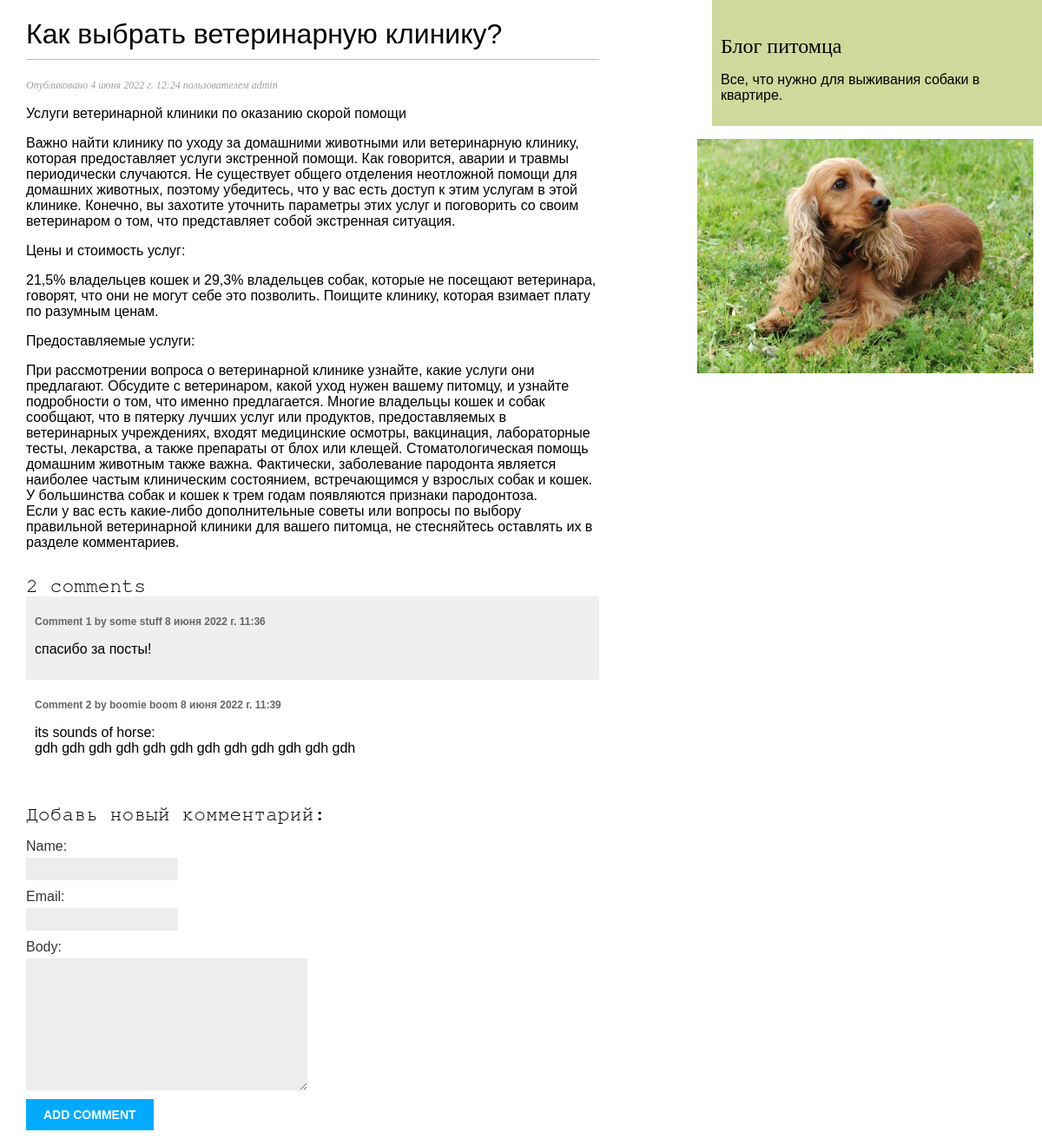
The app's page /blog/2/ with its own data.
### blog/models.py (models this page shows, shortened)
class Post(models.Model):
    class Status(models.TextChoices):
        DRAFT = 'DF', 'Draft'
        PUBLISHED = 'PB', 'Published'
    title = models.CharField(max_length=250)
    slug = models.SlugField(max_length=250)
    author = models.ForeignKey(User, on_delete=models.CASCADE, related_name='blog_posts')
    body = models.TextField()
    publish = models.DateTimeField(default=timezone.now)
    created = models.DateTimeField(auto_now_add=True)
    updated = models.DateTimeField(auto_now=True)
    status = models.CharField(max_length=2,choices=Status.choices,default=Status.DRAFT)
    objects = models.Manager() # The default manager.
    published = PublishedManager() # Our custom manager.
    class Meta:
        ordering = ['-publish']
        indexes = [
            models.Index(fields=['-publish']),
        ]

class Comment(models.Model):
    post = models.ForeignKey(Post, on_delete=models.CASCADE, related_name='comments')
    name = models.CharField(max_length=80)
    email = models.EmailField()
    body = models.TextField()
    created = models.DateTimeField(auto_now_add=True)
    updated = models.DateTimeField(auto_now=True)
    active = models.BooleanField(default=True)
    class Meta:
        ordering = ['created']
        indexes = [
            models.Index(fields=['created']),
        ]

### blog/views.py (the view)
# urls.py: path('<int:id>/', views.post_detail, name='post_detail'),
def post_detail(request, id):
    post = get_object_or_404(Post, id=id, status=Post.Status.PUBLISHED)
    comments = post.comments.filter(active=True)
    form = CommentForm()
    return render(request, 'blog/post/detail.html', {'post': post, 'comments': comments,'form': form})

### blog/forms.py
class CommentForm(forms.ModelForm):
	class Meta:
		model = Comment
		fields = ['name', 'email', 'body']

### blog/templates/blog/post/detail.html (shortened to what this page needs)
{% extends "blog/base.html" %}
{% block content %}
	<h1>{{ post.title }}</h1>
	<p class="date">
		Опубликовано {{ post.publish }} пользователем {{ post.author }}
	</p>
	{{ post.body|linebreaks }}
	{% with comments.count as total_comments %}
		<h2 class="abc">{{ total_comments }} comment{{ total_comments|pluralize }}</h2>
	{% endwith %}
	{% for comment in comments %}
		<div class="comment">
			<p class="info">
				Comment {{ forloop.counter }} by {{ comment.name }}
				{{ comment.created }}
			</p>
			{{ comment.body|linebreaks }}
		</div>
	{% empty %}
		<p>There are no comments yet.</p>
	{% endfor %}
	<h2 class="abc">Добавь новый комментарий:</h2>
		<form action="{% url "blog:post_comment" post.id %}" method="post">
			{{ form.as_p }}
			<p><input type="submit" value="Add comment"></p>
		</form>
{% endblock %}

### blog/static/css/blog.css (style rules this page uses)
body { margin:0; padding:0; font-family:helvetica, sans-serif; }
h1 { font-weight:normal; border-bottom:1px solid #bbb; padding:0 0 10px 0; }
h2 { font-weight:normal; margin:30px 0 0; }
p.date { color:#a19f9f; font-family: georgia, serif; font-size: 12px; font-style: italic; }
label { float:left; clear:both; color:#333; margin-bottom:4px; }
input, textarea { clear:both; float:left; margin:0 0 10px; background:#ededed; border:0; padding:6px 10px; font-size:12px; }
input[type=submit] { font-weight:bold; background:#00abff; color:#fff; padding:10px 20px; font-size:14px; text-transform:uppercase; }
.comment { padding:10px; }
.comment:nth-child(even) { background:#efefef; }
.comment .info { font-weight:bold; font-size:12px; color:#666; }
.abc { font-size: 23px; font-family: FreeMono, monospace; }

### records on screen
Post: title "Как выбрать ветеринарную клинику?", publish "4 июня 2022 г. 12:24", author "admin", body "Услуги ветеринарной клиники по оказанию скорой помощи Важно найти клинику по уходу за домашними животными или ветеринарную клинику, которая предоставляет услуги экстренной помощи. Как говорится, аварии и травмы периодически случаются. Не существует общего отделения неотложной помощи для домашних животных, поэтому убедитесь, что у вас есть доступ к этим услугам в этой клинике. Конечно, вы захотите уточнить параметры этих услуг и поговорить со своим ветеринаром о том, что представляет собой экстренная ситуация. Цены и стоимость услуг: 21,5% владельцев кошек и 29,3% владельцев собак, которые не посещают ветеринара, говорят, что они не могут себе это позволить. Поищите клинику, которая взимает…"
Comment: name "some stuff", created "8 июня 2022 г. 11:36", body "спасибо за посты!"
Comment: name "boomie boom", created "8 июня 2022 г. 11:39", body "its sounds of horse: gdh gdh gdh gdh gdh gdh gdh gdh gdh gdh gdh gdh"

### other values on screen
{{ total_comments }} "2"
